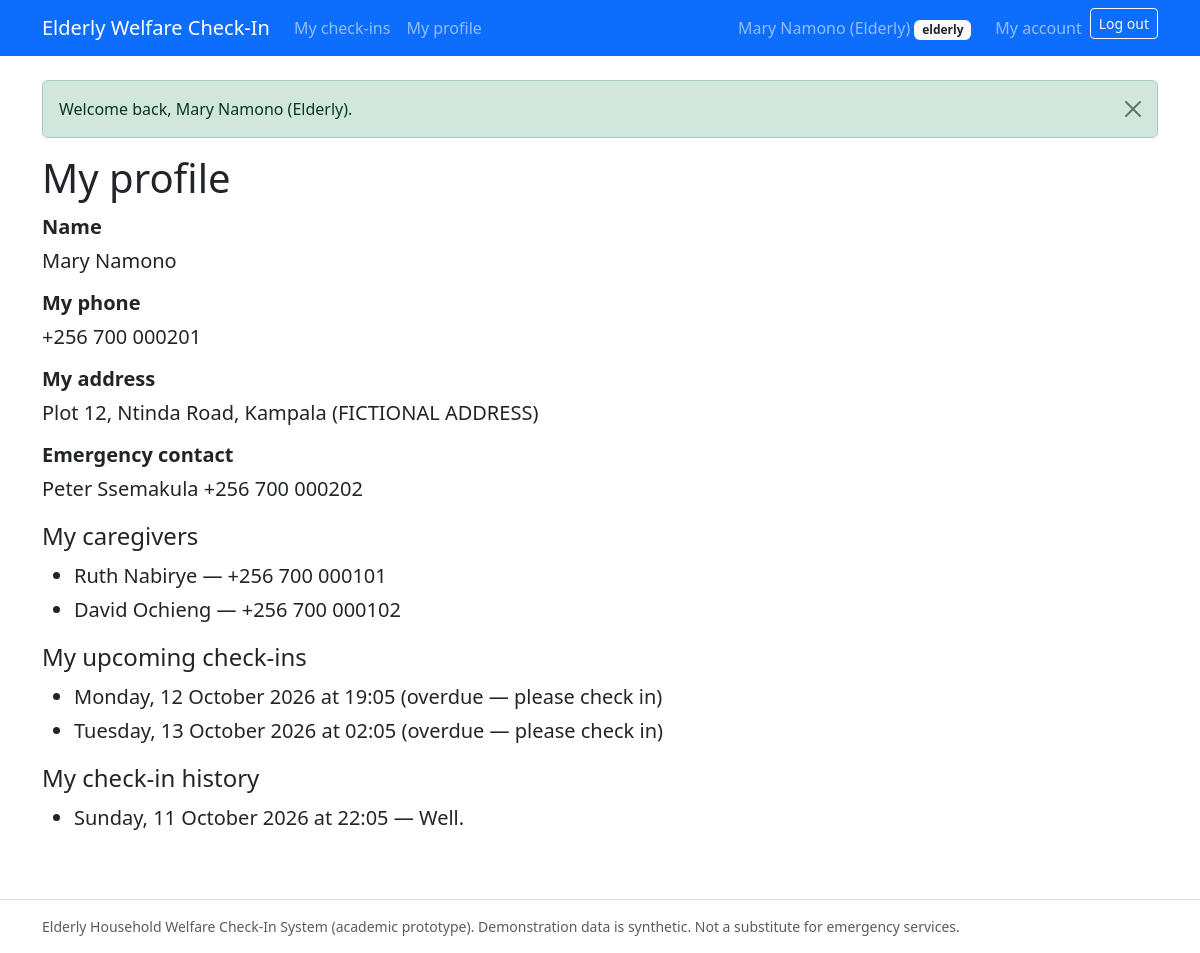
The page /elderly/profile.php (signed in) on the database its author committed.
### tables this page shows
CREATE TABLE users (
  id                 INT UNSIGNED NOT NULL AUTO_INCREMENT,
  full_name          VARCHAR(100) NOT NULL,
  email              VARCHAR(150) NOT NULL,
  phone              VARCHAR(20) NULL DEFAULT NULL,
  password_hash      VARCHAR(255) NOT NULL COMMENT 'bcrypt hash only, never plain text',
  role               ENUM('admin','caregiver','elderly') NOT NULL
                     COMMENT 'elderly = elderly person OR authorized family member',
  elderly_profile_id INT UNSIGNED NULL DEFAULT NULL
                     COMMENT 'set only for role=elderly; links login to permitted profile',
  status             ENUM('active','suspended') NOT NULL DEFAULT 'active',
  created_at         TIMESTAMP NOT NULL DEFAULT CURRENT_TIMESTAMP,
  updated_at         TIMESTAMP NOT NULL DEFAULT CURRENT_TIMESTAMP ON UPDATE CURRENT_TIMESTAMP,
  PRIMARY KEY (id),
  UNIQUE KEY uq_users_email (email),
  INDEX idx_users_role (role),
  INDEX idx_users_status (status)
);

CREATE TABLE elderly_profiles (
  id                           INT UNSIGNED NOT NULL AUTO_INCREMENT,
  full_name                    VARCHAR(100) NOT NULL,
  date_of_birth                DATE NULL DEFAULT NULL,
  gender                       ENUM('male','female','other','prefer_not_to_say') NULL DEFAULT NULL,
  address                      TEXT NULL DEFAULT NULL,
  phone                        VARCHAR(20) NULL DEFAULT NULL,
  emergency_contact_name       VARCHAR(100) NULL DEFAULT NULL,
  emergency_contact_phone      VARCHAR(20) NULL DEFAULT NULL,
  emergency_contact_relationship VARCHAR(50) NULL DEFAULT NULL,
  secondary_contact_user_id    INT UNSIGNED NULL DEFAULT NULL
                               COMMENT 'authorized escalation recipient (FK users)',
  living_situation             VARCHAR(100) NULL DEFAULT NULL,
  welfare_notes                TEXT NULL DEFAULT NULL
                               COMMENT 'non-diagnostic welfare notes only',
  status                       ENUM('active','inactive','archived') NOT NULL DEFAULT 'active',
  created_by                   INT UNSIGNED NULL DEFAULT NULL,
  created_at                   TIMESTAMP NOT NULL DEFAULT CURRENT_TIMESTAMP,
  updated_at                   TIMESTAMP NOT NULL DEFAULT CURRENT_TIMESTAMP ON UPDATE CURRENT_TIMESTAMP,
  PRIMARY KEY (id),
  INDEX idx_elderly_status (status),
  INDEX idx_elderly_name (full_name),
  INDEX idx_elderly_secondary (secondary_contact_user_id),
  CONSTRAINT fk_elderly_secondary FOREIGN KEY (secondary_contact_user_id)
    REFERENCES users (id) ON DELETE SET NULL ON UPDATE CASCADE,
  CONSTRAINT fk_elderly_created_by FOREIGN KEY (created_by)
    REFERENCES users (id) ON DELETE SET NULL ON UPDATE CASCADE
);

CREATE TABLE checkin_schedules (
  id                 INT UNSIGNED NOT NULL AUTO_INCREMENT,
  elderly_id         INT UNSIGNED NOT NULL,
  caregiver_id       INT UNSIGNED NULL DEFAULT NULL
                     COMMENT 'responsible caregiver snapshot at creation',
  title              VARCHAR(150) NULL DEFAULT 'Welfare check-in',
  expected_at        DATETIME NOT NULL,
  grace_minutes      INT UNSIGNED NOT NULL DEFAULT 120,
  escalation_minutes INT UNSIGNED NOT NULL DEFAULT 240,
  status             ENUM('scheduled','completed','missed','cancelled') NOT NULL DEFAULT 'scheduled',
  notes              TEXT NULL DEFAULT NULL,
  created_by         INT UNSIGNED NULL DEFAULT NULL,
  created_at         TIMESTAMP NOT NULL DEFAULT CURRENT_TIMESTAMP,
  updated_at         TIMESTAMP NOT NULL DEFAULT CURRENT_TIMESTAMP ON UPDATE CURRENT_TIMESTAMP,
  PRIMARY KEY (id),
  INDEX idx_schedule_elderly_expected (elderly_id, expected_at),
  INDEX idx_schedule_status_expected (status, expected_at),
  INDEX idx_schedule_caregiver (caregiver_id),
  CONSTRAINT fk_schedule_elderly FOREIGN KEY (elderly_id)
    REFERENCES elderly_profiles (id) ON DELETE CASCADE ON UPDATE CASCADE,
  CONSTRAINT fk_schedule_caregiver FOREIGN KEY (caregiver_id)
    REFERENCES users (id) ON DELETE SET NULL ON UPDATE CASCADE,
  CONSTRAINT fk_schedule_created_by FOREIGN KEY (created_by)
    REFERENCES users (id) ON DELETE SET NULL ON UPDATE CASCADE
);

CREATE TABLE checkin_records (
  id                 INT UNSIGNED NOT NULL AUTO_INCREMENT,
  schedule_id        INT UNSIGNED NULL DEFAULT NULL COMMENT 'NULL = ad-hoc check-in',
  elderly_id         INT UNSIGNED NOT NULL,
  submitted_by       INT UNSIGNED NULL DEFAULT NULL COMMENT 'who clicked submit',
  submitted_by_role  VARCHAR(20) NULL DEFAULT NULL
                     COMMENT 'role snapshot at submit time (audit)',
  checkin_at         DATETIME NOT NULL DEFAULT CURRENT_TIMESTAMP,
  method             ENUM('self_online','caregiver_entry','phone_logged','visit_logged')
                     NOT NULL DEFAULT 'self_online',
  wellbeing_status   ENUM('ok','needs_assistance','unwell')
                     NOT NULL DEFAULT 'ok' COMMENT 'self-reported flag, not a diagnosis',
  notes              TEXT NULL DEFAULT NULL,
  created_at         TIMESTAMP NOT NULL DEFAULT CURRENT_TIMESTAMP,
  PRIMARY KEY (id),
  UNIQUE KEY uq_checkin_schedule (schedule_id),
  INDEX idx_checkin_elderly_at (elderly_id, checkin_at),
  INDEX idx_checkin_submitter (submitted_by),
  CONSTRAINT fk_checkin_schedule FOREIGN KEY (schedule_id)
    REFERENCES checkin_schedules (id) ON DELETE SET NULL ON UPDATE CASCADE,
  CONSTRAINT fk_checkin_elderly FOREIGN KEY (elderly_id)
    REFERENCES elderly_profiles (id) ON DELETE CASCADE ON UPDATE CASCADE,
  CONSTRAINT fk_checkin_submitter FOREIGN KEY (submitted_by)
    REFERENCES users (id) ON DELETE SET NULL ON UPDATE CASCADE
);

### includes/functions.php (called while the page is built, shortened)
<?php
require_once __DIR__ . '/../config/database.php';
function e(?string $value): string
{
    return htmlspecialchars((string) $value, ENT_QUOTES, 'UTF-8');
}
function flashes(): array
{
    $pending = $_SESSION['flashes'] ?? [];
    return $pending;
}
function deadline_of(array $sched): string
{
    $dt = new DateTime($sched['expected_at']);
    $dt->modify('+' . max(0, (int) $sched['grace_minutes']) . ' minutes');
    return $dt->format('Y-m-d H:i:s');
}
function is_overdue(array $sched, ?string $now = null): bool
{
    return deadline_of($sched) < ($now ?? date('Y-m-d H:i:s'));
}

### config/database.php (called while the page is built, shortened)
<?php
try {
    $pdo = new PDO(
        'mysql:host=' . DB_HOST . ';dbname=' . DB_NAME . ';charset=' . DB_CHARSET,
        DB_USER,
        DB_PASS,
        [
            PDO::ATTR_ERRMODE            => PDO::ERRMODE_EXCEPTION,
            PDO::ATTR_DEFAULT_FETCH_MODE => PDO::FETCH_ASSOC,
            PDO::ATTR_EMULATE_PREPARES   => false,
        ]
    );
    $pdo->exec("SET time_zone = '" . DB_TIMEZONE_OFFSET . "'");
} catch (PDOException $e) {
    error_log('Database connection failed: ' . $e->getMessage());
    if (PHP_SAPI === 'cli') {
        fwrite(STDERR, "Database connection failed. Check config/database.php and that MySQL is running.\n");
        exit(1);
    }
    http_response_code(500);
    exit('Database connection failed. Please check the configuration and try again.');
}
function db(): PDO
{
    global $pdo;
    return $pdo;
}

### includes/auth.php (called while the page is built, shortened)
<?php
require_once __DIR__ . '/functions.php';
function current_user(): ?array
{
    $stmt = db()->prepare(
        'SELECT id, full_name, email, role, elderly_profile_id, status
         FROM users WHERE id = :id'
    );
    $stmt->execute(['id' => $_SESSION['user_id']]);
    $user = $stmt->fetch();
    return $user;
}
        ?>
        <?php
function role_home(string $role): string
{
    return match ($role) {
        'admin'     => 'admin/dashboard.php',
        'caregiver' => 'caregiver/dashboard.php',
        default     => 'elderly/checkin.php',
    };
}

### elderly/profile.php (the view, shortened to what this page needs)
<?php
require_once __DIR__ . '/../includes/auth.php';
$user = require_role('elderly', '../login.php');
$eid = (int) $user['elderly_profile_id'];
$ep = db()->prepare(
    'SELECT ep.*, sc.full_name AS secondary_name
     FROM elderly_profiles ep
     LEFT JOIN users sc ON sc.id = ep.secondary_contact_user_id
     WHERE ep.id = :e'
);
$ep->execute(['e' => $eid]);
$profile = $ep->fetch();
$pcStmt = db()->prepare(
    "SELECT u.full_name, u.phone FROM caregiver_assignments ca
     JOIN users u ON u.id = ca.caregiver_id
     WHERE ca.elderly_id = :e AND ca.status = 'active'
     ORDER BY ca.is_primary DESC, u.full_name ASC"
);
$pcStmt->execute(['e' => $eid]);
$carers = $pcStmt->fetchAll();
$schedStmt = db()->prepare(
    "SELECT * FROM checkin_schedules WHERE elderly_id = :e AND status = 'scheduled'
     ORDER BY expected_at ASC LIMIT 10"
);
$schedStmt->execute(['e' => $eid]);
$schedules = $schedStmt->fetchAll();
$histStmt = db()->prepare(
    'SELECT checkin_at, wellbeing_status FROM checkin_records
     WHERE elderly_id = :e ORDER BY checkin_at DESC LIMIT 15'
);
$histStmt->execute(['e' => $eid]);
$history = $histStmt->fetchAll();
$rootPrefix = '../';
require_once __DIR__ . '/../includes/header.php';
?>
<div class="elderly-zone">
    <h1>My profile</h1>
    <dl>
        <dt>Name</dt><dd><?= e($profile['full_name']) ?></dd>
        <dt>My phone</dt><dd><?= e($profile['phone'] ?? '—') ?></dd>
        <dt>My address</dt><dd><?= e($profile['address'] ?? '—') ?></dd>
        <dt>Emergency contact</dt><dd><?= e($profile['emergency_contact_name'] ?? '—') ?>
            <?= e($profile['emergency_contact_phone'] ?? '') ?></dd>
    </dl>
    <h2 class="h4">My caregivers</h2>
    <?php if (!$carers): ?>
        <p>No caregiver is assigned yet.</p>
    <?php else: ?>
        <ul>
            <?php foreach ($carers as $c): ?>
                <li><?= e($c['full_name']) ?><?= $c['phone'] ? ' — ' . e($c['phone']) : '' ?></li>
            <?php endforeach; ?>
        </ul>
    <?php endif; ?>
    <h2 class="h4">My upcoming check-ins</h2>
    <?php if (!$schedules): ?>
        <p>Nothing scheduled right now.</p>
    <?php else: ?>
        <ul>
            <?php foreach ($schedules as $s): ?>
                <li><?= e((new DateTime($s['expected_at']))->format('l, j F Y \a\t H:i')) ?>
                    <?= is_overdue($s) ? ' (overdue — please check in)' : '' ?></li>
            <?php endforeach; ?>
        </ul>
    <?php endif; ?>
    <h2 class="h4">My check-in history</h2>
    <?php if (!$history): ?>
        <p>No check-ins yet.</p>
    <?php else: ?>
        <ul>
            <?php foreach ($history as $h): ?>
                <li><?= e((new DateTime($h['checkin_at']))->format('l, j F Y \a\t H:i')) ?> —
                    <?= $h['wellbeing_status'] === 'ok' ? 'Well.' : 'Asked for help.' ?></li>
            <?php endforeach; ?>
        </ul>
    <?php endif; ?>
</div>
<?php require_once __DIR__ . '/../includes/footer.php'; ?>

### includes/header.php (shortened to what this page needs)
<?php
require_once __DIR__ . '/functions.php';
require_once __DIR__ . '/auth.php';
$rootPrefix = $rootPrefix ?? '';
$user       = current_user();
$homeUrl    = $rootPrefix . ($user ? role_home($user['role']) : 'index.php');
?>
<!doctype html>
<html lang="en">
<head>
    <link rel="stylesheet" href="<?= e($rootPrefix) ?>assets/css/bootstrap.min.css">
    <link rel="stylesheet" href="<?= e($rootPrefix) ?>assets/css/app.css">
</head>
<body>
<nav class="navbar navbar-expand-lg navbar-dark bg-primary mb-4">
    <div class="container">
        <a class="navbar-brand" href="<?= e($homeUrl) ?>">Elderly Welfare Check-In</a>
        <div class="collapse navbar-collapse" id="nav">
            <ul class="navbar-nav me-auto">
                <?php if ($user && $user['role'] === 'admin'): ?>
                    <li class="nav-item"><a class="nav-link" href="<?= e($rootPrefix) ?>admin/dashboard.php">Dashboard</a></li>
                    <li class="nav-item"><a class="nav-link" href="<?= e($rootPrefix) ?>admin/elderly.php">Households</a></li>
                    <li class="nav-item"><a class="nav-link" href="<?= e($rootPrefix) ?>admin/schedules.php">Schedules</a></li>
                    <li class="nav-item"><a class="nav-link" href="<?= e($rootPrefix) ?>caregiver/alerts.php">Alerts</a></li>
                    <li class="nav-item"><a class="nav-link" href="<?= e($rootPrefix) ?>caregiver/review.php">Review</a></li>
                    <li class="nav-item"><a class="nav-link" href="<?= e($rootPrefix) ?>admin/caregivers.php">Caregivers</a></li>
                    <li class="nav-item"><a class="nav-link" href="<?= e($rootPrefix) ?>admin/assignments.php">Assignments</a></li>
                    <li class="nav-item"><a class="nav-link" href="<?= e($rootPrefix) ?>admin/settings.php">Settings</a></li>
                    <li class="nav-item"><a class="nav-link" href="<?= e($rootPrefix) ?>admin/reports.php">Reports</a></li>
                    <li class="nav-item"><a class="nav-link" href="<?= e($rootPrefix) ?>admin/audit.php">Audit</a></li>
                <?php elseif ($user): ?>
                    <li class="nav-item"><a class="nav-link" href="<?= e($rootPrefix) ?>elderly/checkin.php">My check-ins</a></li>
                    <li class="nav-item"><a class="nav-link" href="<?= e($rootPrefix) ?>elderly/profile.php">My profile</a></li>
                <?php endif; ?>
            </ul>
            <ul class="navbar-nav">
                <?php if ($user): ?>
                    <li class="nav-item navbar-text me-3">
                        <?= e($user['full_name']) ?>
                        <span class="badge bg-light text-dark"><?= e($user['role']) ?></span>
                    </li>
                    <li class="nav-item"><a class="nav-link" href="<?= e($rootPrefix) ?>account.php">My account</a></li>
                    <li class="nav-item">
                        <form method="post" action="<?= e($rootPrefix) ?>logout.php" class="d-inline">
                            <button type="submit" class="btn btn-outline-light btn-sm">Log out</button>
                        </form>
                    </li>
                <?php else: ?>
                    <li class="nav-item"><a class="nav-link" href="<?= e($rootPrefix) ?>login.php">Log in</a></li>
                <?php endif; ?>
            </ul>
        </div>
    </div>
</nav>
<main class="container mb-5">
    <?php foreach (flashes() as $flash): ?>
        <div class="alert alert-<?= e($flash['type']) ?> alert-dismissible fade show" role="alert">
            <?= e($flash['message']) ?>
            <button type="button" class="btn-close" data-bs-dismiss="alert" aria-label="Close"></button>
        </div>
    <?php endforeach; ?>

### assets/css/app.css (style rules this page uses)
.elderly-zone { font-size: 1.25rem; line-height: 1.7; }
body { display: flex; flex-direction: column; min-height: 100vh; }
main { flex: 1; }

### rows shown on the page
users: full_name "Mary Namono (Elderly)", role "elderly"
elderly_profiles: full_name "Mary Namono", phone "+256 700 000201", address "Plot 12, Ntinda Road, Kampala (FICTIONAL ADDRESS)", emergency_contact_name "Peter Ssemakula", emergency_contact_phone "+256 700 000202"
users: full_name "Ruth Nabirye", phone "+256 700 000101"
users: full_name "David Ochieng", phone "+256 700 000102"
checkin_schedules: expected_at "Monday, 12 October 2026 at 19:05", grace_minutes "(overdue — please check in)"
checkin_schedules: expected_at "Tuesday, 13 October 2026 at 02:05", grace_minutes "(overdue — please check in)"
checkin_records: checkin_at "Sunday, 11 October 2026 at 22:05", wellbeing_status "Well."

### other values the page prints
$flash['message'] "Welcome back, Mary Namono (Elderly)."
